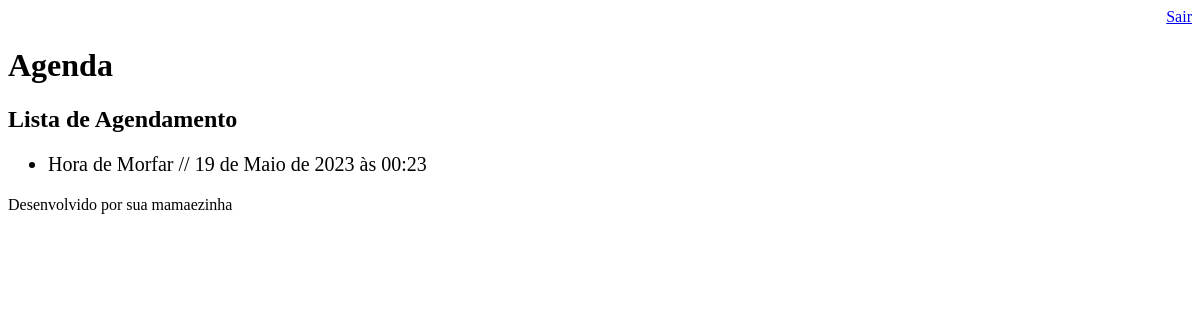
Page /agenda/ (signed in) on the earlier database version.
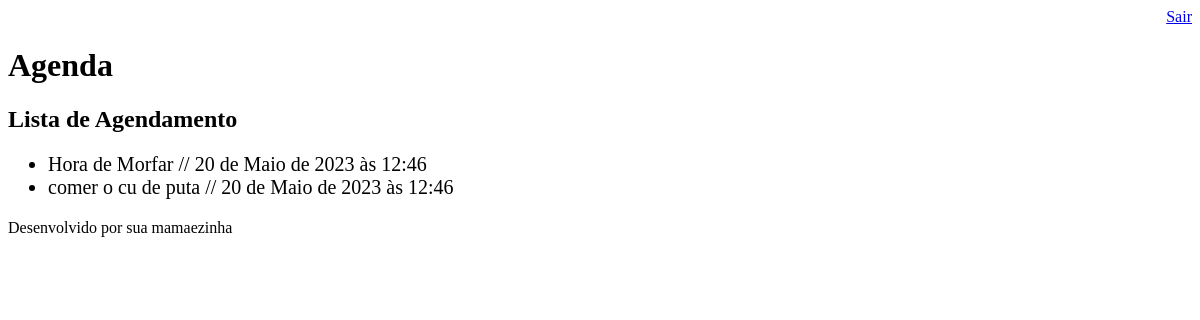
Same page on the later database version.
### app_hellodjango/models.py (models this page shows, shortened)
class evento(models.Model):
    titulo = models.CharField(max_length=100)
    descricao = models.TextField(blank=True,null=True)
    data_evento = models.DateTimeField(verbose_name= 'Data do Evento')
    data_criacao = models.DateTimeField(auto_now=True)
    usuario = models.ForeignKey(User,on_delete=models.CASCADE)
    class Meta:
        db_table = 'evento'

### app_hellodjango/views.py (the view)
# urls.py: path('agenda/', views.lista_eventos),
@login_required(login_url='/login/')
def lista_eventos(request):
    usuario = request.user
    Evento = evento.objects.filter(usuario=usuario)    #filter(usuario=usuario)
    response = {'eventos': Evento}
    return render(request, 'agenda.html',response)

### templates/agenda.html
{% extends "model-page.html" %}
{% block content %}
    <h2>Lista de Agendamento</h2>
    <ul style="font-size: 20px;">
        {% for evento in eventos %}
    <li>{{evento.titulo}} // {{evento.data_criacao}}</li>
        {% endfor %}
    </ul>
{% endblock %}

### templates/model-page.html
<!DOCTYPE html>
<html lang="en">
<head>
    {% include 'model-header.html' %}
</head>
<body>
    {% block content%} {% endblock %}
    {% include "model-footer.html" %}
</body>
</html>

### templates/model-header.html (shortened to what this page needs)
<div align="right">
<a href="/logout">Sair</a>
</div>
<h1>Agenda</h1>

### templates/model-footer.html
<p> Desenvolvido por sua mamaezinha </p>

Differences in the rows shown:
changed evento "Hora de Morfar": data_criacao "19 de Maio de 2023 às 00:23" → "20 de Maio de 2023 às 12:46"
now on this page (row edited): evento: titulo "comer o cu de puta", data_criacao "20 de Maio de 2023 às 12:46"
